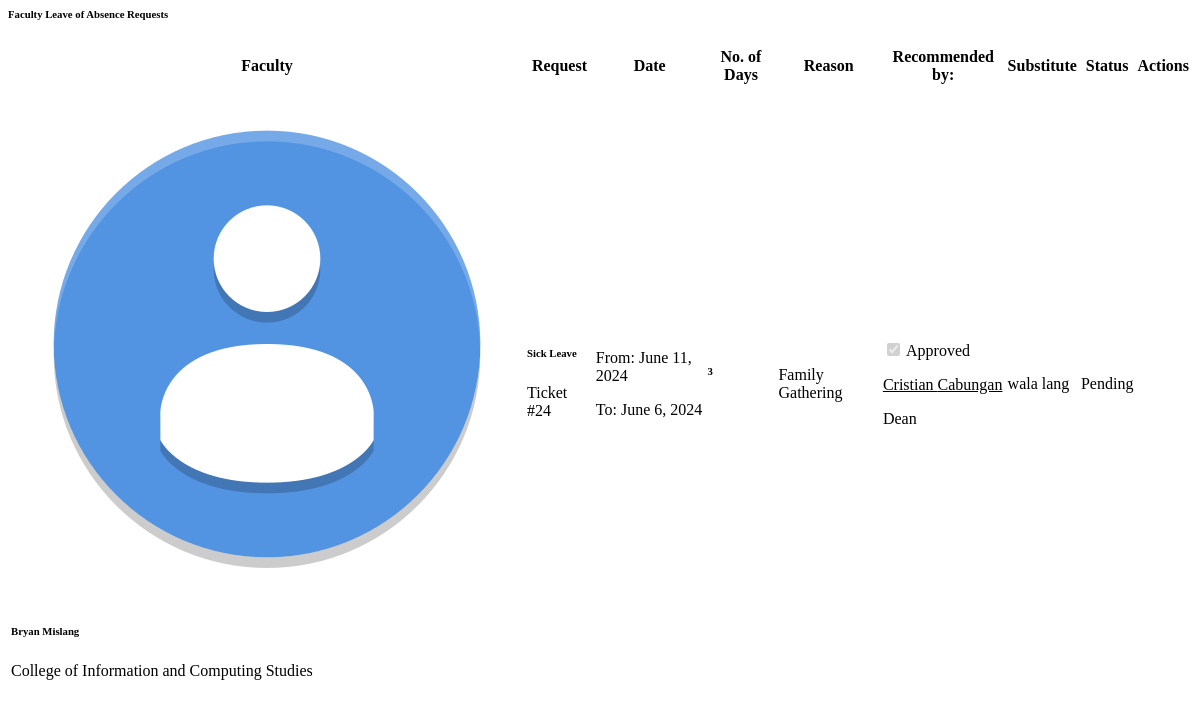
The app's page /acad/requests/leave/pending/ (signed in), older data.
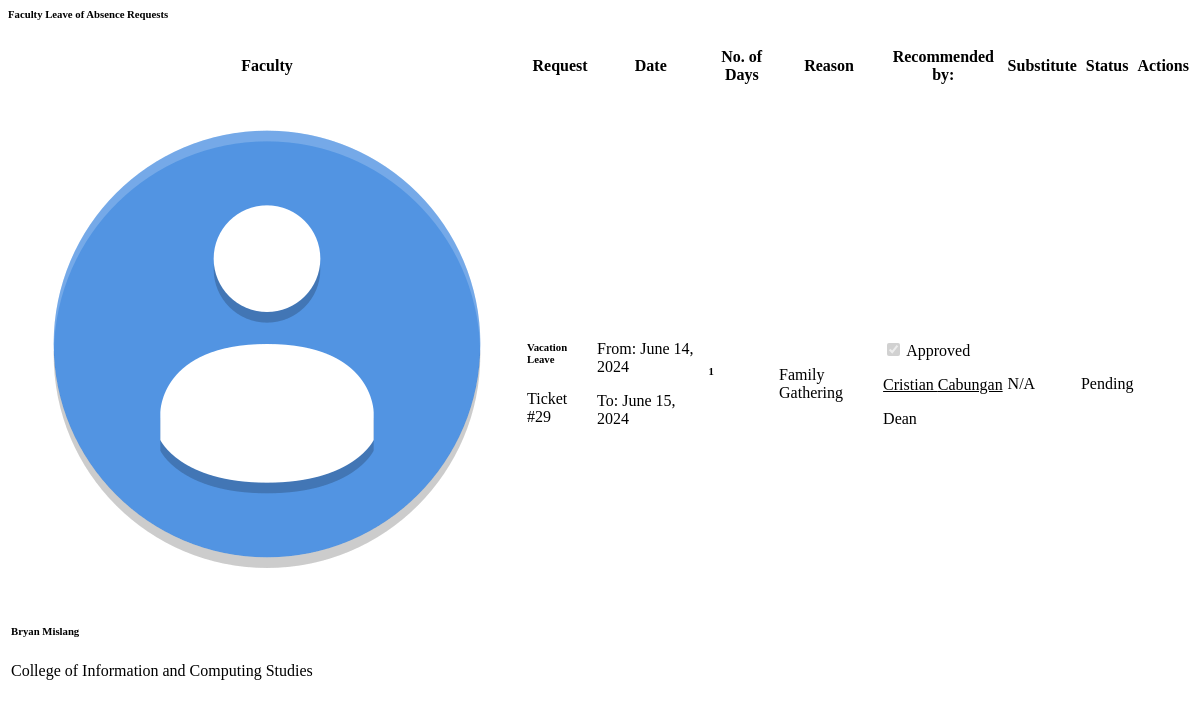
The same page, newer data.
### base/models.py (models this page shows, shortened)
class FacultyLeaveOfAbsence(models.Model):
    faculty = models.ForeignKey(Employee, on_delete=models.CASCADE)
    lengthOfService = models.CharField(max_length=50)
    department = models.ForeignKey(Department, on_delete=models.CASCADE)
    purposes_choices = (
        ('Sick Leave', 'Sick Leave'),
        ('Vacation Leave', 'Vacation Leave'),
        ('Official Business', 'Official Business'),
    )
    purpose = models.CharField(max_length=50, choices=purposes_choices)
    from_date = models.DateField()
    to_date = models.DateField()
    number_of_days = models.CharField(max_length=50)
    reason = models.TextField()
    is_there_substitute = models.BooleanField(default=False)
    name_of_substitute = models.CharField(max_length=50, null=True, blank=True)
    reason_for_substitute = models.TextField(null=True, blank=True)
    dean = models.ForeignKey(User, on_delete=models.CASCADE, null = True, blank = True, related_name='dean_fac')
    acad = models.ForeignKey(User, on_delete=models.CASCADE, null = True, blank = True, related_name='acad_fac')
    hr = models.ForeignKey(User, on_delete=models.CASCADE, null = True, blank = True, related_name='hr_fac')
    approved_by_dean = models.BooleanField(default=False)
    approved_by_ACAD = models.BooleanField(default=False)
    approved_by_HR = models.BooleanField(default=False)
    qr_code = models.ImageField(upload_to='qrcodes/', null=True, blank=True)
    date_requested = models.DateTimeField(auto_now_add=True)
    date_updated = models.DateTimeField(auto_now=True)  # Add this line
    STATUS_CHOICES = (
        ('Pending', 'Pending'),
        ('Approved', 'Approved'),
        ('Rejected', 'Rejected'),
    )
    status = models.CharField(max_length=50, choices=STATUS_CHOICES, default="Pending")

### authentication/models.py (models this page shows, shortened)
class Employee(models.Model):
    user = models.OneToOneField(User, on_delete=models.CASCADE)
    department = models.ForeignKey(Department, on_delete=models.CASCADE)
    employee_id = models.CharField(max_length=15, unique=True)
    avatar = models.ImageField(default='/avatars/avatar-default-icon.png',upload_to='avatars/', null=True, blank=True)
    proof_of_employment = models.FileField(upload_to='proofs/', null=True, blank=True)
    date_created = models.DateTimeField(auto_now_add=True, null = True, blank = True)

### department/models.py (models this page shows)
class Department(models.Model):
    name = models.CharField(max_length=100)
    logo = models.ImageField(upload_to='logos/', null = True, blank = True)
    dean = models.OneToOneField(User, on_delete=models.CASCADE, null = True, blank = True)
    def __str__(self):
        return self.name

### base/decorators.py (the view)
        @login_required
        def wrapper(request, *args, **kwargs):
            user = request.user
            if not user.groups.filter(name=group_name).exists():
                if permitted_group_mappings:
                    for group in user.groups.all():
                        if group.name in permitted_group_mappings:
                            return redirect(permitted_group_mappings[group.name])
                return HttpResponseRedirect(request.META['HTTP_REFERER'])
            return view_func(request, *args, **kwargs)

### base/views.py (called while the page is built)
@login_required
@group_required('acad', permitted_group_mappings=permitted_group_mappings)
def get_leave_requests(request, approved_by_acad=None):
  filters = {'approved_by_dean': True}
  if approved_by_acad is not None:
    filters['approved_by_ACAD'] = approved_by_acad
  leaveRequest = FacultyLeaveOfAbsence.objects.filter(**filters)
  return leaveRequest

@login_required
@group_required('acad', permitted_group_mappings=permitted_group_mappings)
def leave_pending(request):
  leaveRequest = get_leave_requests(request, approved_by_acad=False)
  context = {
      'leaveRequest': leaveRequest,
  }
  return render(request, 'base/acad/leave_pending.html', context)

### base/templates/base/acad/leave_pending.html (shortened to what this page needs)
<div class="card mb-4">
    <div class="card-header pb-0">
        <h6>Faculty Leave of Absence Requests</h6>
    </div>
    <div class="card-body px-0 pt-0 pb-2">
    <div class="table-responsive p-3">
        <table class="table align-items-center mb-0" id="pending">
        <thead>
            <tr>
            <th class="text-uppercase text-secondary text-xs font-weight-bolder opacity-7 ps-2">Faculty</th>
            <th class="text-uppercase text-secondary text-xs font-weight-bolder opacity-7 ps-2">Request</th>
            <th class="text-uppercase text-secondary text-xs font-weight-bolder opacity-7 ps-2">Date</th>
            <th class="text-uppercase text-center text-secondary text-xs font-weight-bolder opacity-7 ps-2">No. of Days</th>
            <th class="text-uppercase text-secondary text-xs font-weight-bolder opacity-7 ps-2">Reason</th>
            <th class="text-uppercase text-secondary text-xs font-weight-bolder opacity-7 ps-2">Recommended by:</th>
            <th class="text-uppercase text-secondary text-xs font-weight-bolder opacity-7 ps-2">Substitute</th>
            <th class="text-uppercase text-center text-secondary text-xs font-weight-bolder opacity-7 ps-2">Status</th>
            <th class="text-uppercase text-center text-secondary text-xs font-weight-bolder opacity-7 ps-2">Actions</th>
            </tr>
        </thead>
        <tbody>
            {% for ip in leaveRequest %}
            {% if ip.approved_by_dean %}
                <tr>
                    <td>
                        <div class="d-flex px-2 py-1">
                            <div>
                            <img src="{{ ip.faculty.avatar.url}}" class="avatar avatar-sm me-3" alt="user1">
                            </div>
                            <div class="d-flex flex-column justify-content-center">
                            <h6 class="mb-0 text-md">{{ ip.faculty.user.first_name }} {{ ip.faculty.user.last_name }}</h6>
                            <p class="text-xs text-secondary mb-0">{{ ip.faculty.department }}</p>
                            </div>
                        </div>
                    </td>
                    <td>
                        <div class="d-flex flex-column justify-content-center">
                            <h6 class="mb-0 text-md">{{ ip.purpose }}</h6>
                            <p class="text-md text-secondary mb-0">Ticket #{{ip.id}}</p>
                        </div>
                    </td>
                    <td>
                        <div class="d-flex flex-column justify-content-center">
                        <p class="text-md text-secondary mb-0">From: {{ ip.from_date }}</p>
                        <p class="text-md text-secondary mb-0">To: {{ ip.to_date }}</p>
                        </div>
                    </td>
                    <td class="text-center">
                        <h6 class="mb-0 text-md">{{ip.number_of_days}}</h6>
                    </td>
                    <td>
                    <p class="text-xs text-secondary mb-0">{{ip.reason}}</p>
                    </td>
                    <td>
                        {% if ip.approved_by_dean %}
                            <div class="d-flex flex-column">
                                <div class="form-check mb-0">
                                    <input class="form-check-input" name="is_there_substitute" type="checkbox" value="true" id="fcustomCheck1" checked disabled>
                                    <label class="text-secondary" for="customCheck1">Approved</label>
                                </div>
                                <p class="mb-0 text-center font-weight-bold text-md"><u>{{ ip.dean.first_name }} {{ ip.dean.last_name }}</u></p>
                                <p class="text-xs text-secondary mb-0 text-center">Dean</p>
                            </div>
                        {% endif %}
                    </td>
                    {% if ip.is_there_substitute == True %}
                    <td>
                        <p class="text-md font-weight-bold mb-0">{{ ip.reason_for_substitute }}</p>
                    </td>
                    {% else %}
                    <td class="">
                        <p class="text-md font-weight-bold mb-0">N/A</p>
                    </td>
                    {% endif %}
                    <td class="align-middle text-center text-md">
                    {% if ip.approved_by_ACAD %}
                        <span class="badge bg-gradient-success">Approved</span>
                        {% else %}
                        <span class="badge bg-gradient-warning">Pending</span>
                    {% endif %}
                    </td>
                    <td class="text-md align-middle text-center">
                    </td>
                </tr>
            {% endif %}
            {% endfor %}
        </tbody>
        </table>
    </div>
    </div>
</div>

Row changes from the older to the newer data that the page shows:
removed FacultyLeaveOfAbsence: faculty.avatar (placeholder picture), faculty.user.first_name "Bryan", faculty.user.last_name "Mislang", faculty.department "College of Information and Computing Studies", purpose "Sick Leave", id "24", from_date "June 11, 2024", to_date "June 6, 2024", number_of_days "3", reason "Family Gathering", dean.first_name "Cristian", dean.last_name "Cabungan", reason_for_substitute "wala lang", approved_by_ACAD "Pending"
added FacultyLeaveOfAbsence: faculty.avatar (placeholder picture), faculty.user.first_name "Bryan", faculty.user.last_name "Mislang", faculty.department "College of Information and Computing Studies", purpose "Vacation Leave", id "29", from_date "June 14, 2024", to_date "June 15, 2024", number_of_days "1", reason "Family Gathering", dean.first_name "Cristian", dean.last_name "Cabungan", is_there_substitute "N/A", approved_by_ACAD "Pending"
